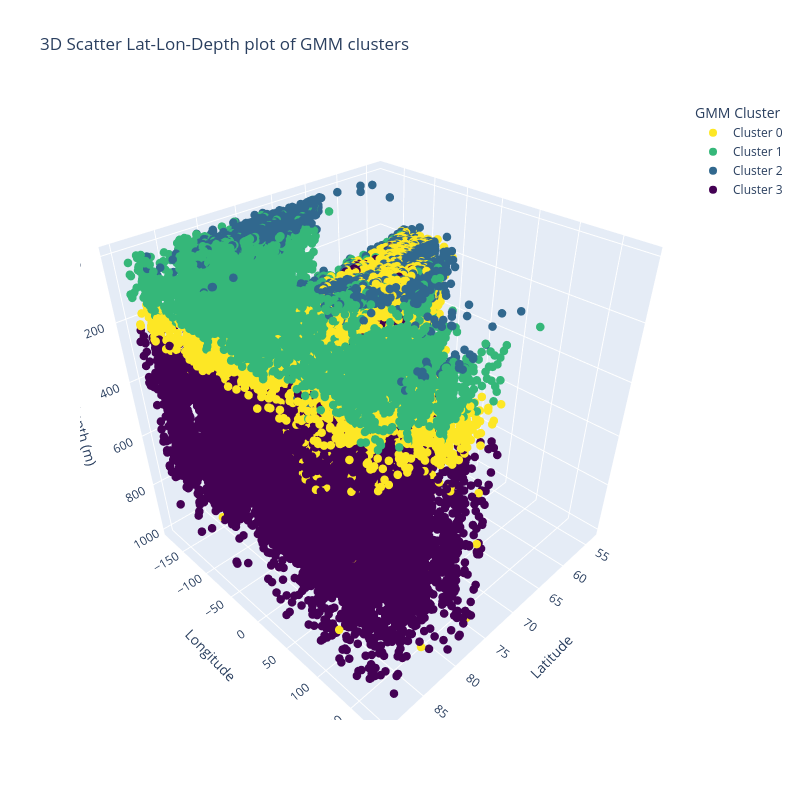

Source (notebook cell):
### Markdown cell above
## Distribution

### Code cell
# Plot in 3D
plot_3d(n_clusters,df_sampled_plot)

### Figure 1 — Plotly figure (JSON) as saved in the notebook; plotly's stock layout.template omitted (floating-point values rounded to 4 significant figures; data arrays with more than 128 entries replaced by an {"elided": "..."} marker saying what was removed)
{"data": [{"hovertemplate": "Latitude_[deg_N]=%{x}<br>Longitude_[deg_E]=%{y}<br>Depth_[m]=%{z}<br>gmm_label_4=%{marker.color}<extra></extra>", "legendgroup": "", "marker": {"color": {"elided": "70000 int values"}, "coloraxis": "coloraxis", "size": 5, "symbol": "circle"}, "mode": "markers", "name": "", "scene": "scene", "showlegend": false, "type": "scatter3d", "x": {"elided": "70000 float values"}, "y": {"elided": "70000 float values"}, "z": {"elided": "70000 float values"}}, {"marker": {"color": "rgb(253, 231, 37)", "size": 8}, "mode": "markers", "name": "Cluster 0", "showlegend": true, "type": "scatter3d", "x": [null], "y": [null], "z": [null]}, {"marker": {"color": "rgb(53, 183, 121)", "size": 8}, "mode": "markers", "name": "Cluster 1", "showlegend": true, "type": "scatter3d", "x": [null], "y": [null], "z": [null]}, {"marker": {"color": "rgb(49, 104, 142)", "size": 8}, "mode": "markers", "name": "Cluster 2", "showlegend": true, "type": "scatter3d", "x": [null], "y": [null], "z": [null]}, {"marker": {"color": "rgb(68, 1, 84)", "size": 8}, "mode": "markers", "name": "Cluster 3", "showlegend": true, "type": "scatter3d", "x": [null], "y": [null], "z": [null]}], "layout": {"coloraxis": {"cmax": 4, "cmin": 0, "colorbar": {"title": {"text": "gmm_label_4"}}, "colorscale": [[0, "rgb(253, 231, 37)"], [0.25, "rgb(253, 231, 37)"], [0.25, "rgb(53, 183, 121)"], [0.5, "rgb(53, 183, 121)"], [0.5, "rgb(49, 104, 142)"], [0.75, "rgb(49, 104, 142)"], [0.75, "rgb(68, 1, 84)"], [1, "rgb(68, 1, 84)"]], "showscale": false}, "height": 800, "legend": {"title": {"text": "GMM Cluster"}, "tracegroupgap": 0, "traceorder": "normal"}, "scene": {"domain": {"x": [0, 1], "y": [0, 1]}, "xaxis": {"title": {"text": "Latitude"}}, "yaxis": {"title": {"text": "Longitude"}}, "zaxis": {"autorange": "reversed", "title": {"text": "Depth (m)"}}}, "title": {"text": "3D Scatter Lat-Lon-Depth plot of GMM clusters"}, "width": 800}}
